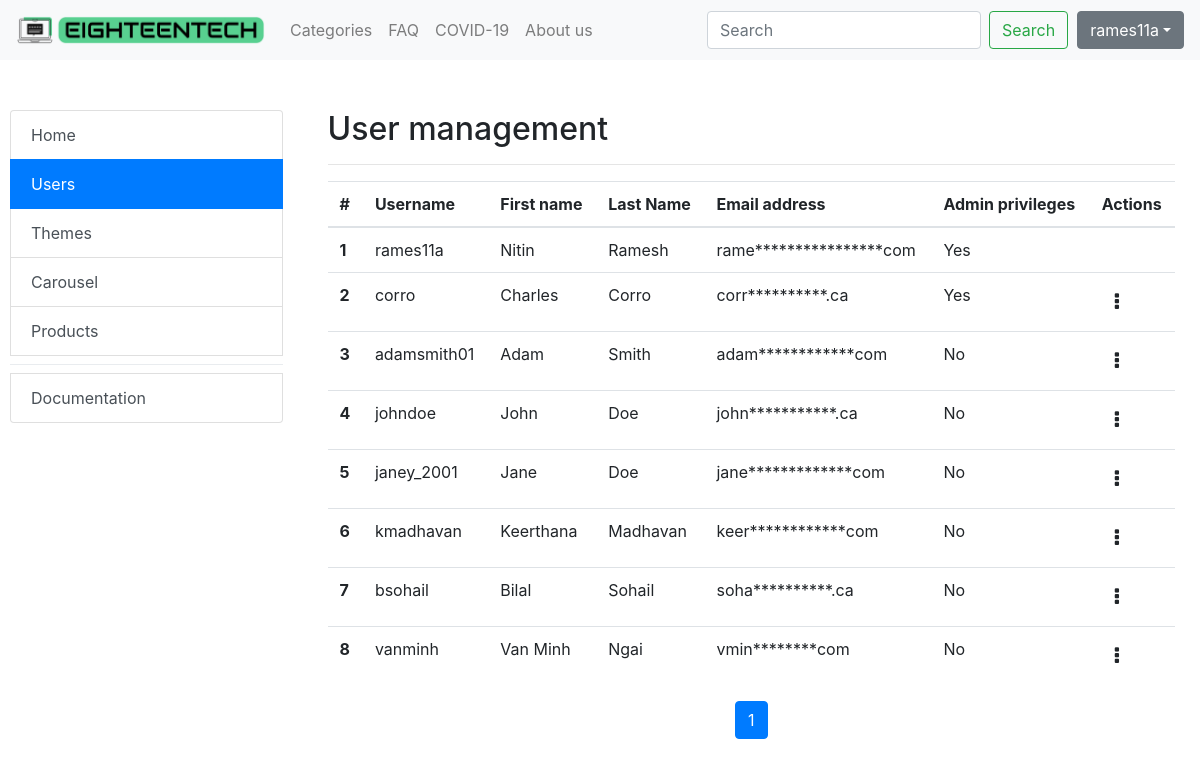
The page /admin.php?page=userman (signed in) on the database its author committed.
### tables this page shows
CREATE TABLE users (
    	 id INT NOT NULL PRIMARY KEY AUTO_INCREMENT,
    	 username VARCHAR(50) NOT NULL UNIQUE,
         emailaddress VARCHAR(50) NOT NULL,
	     first_name VARCHAR(50) NOT NULL,
	     last_name VARCHAR(50) NOT NULL,
    	 password VARCHAR(255) NOT NULL,
		 is_admin BOOLEAN NOT NULL,
    	 created_at DATETIME DEFAULT CURRENT_TIMESTAMP
);

### admin/adminUserManagement.php (the view, shortened to what this page needs)
<div class="container">
	<h2>User management</h2>
  <hr>
  <table class="table table-hover">
  <thead>
    <tr>
      <th scope="col">#</th>
      <th scope="col">Username</th>
      <th scope="col">First name</th>
      <th scope="col">Last Name</th>
      <th scope="col">Email address</th>
      <th scope="col">Admin privileges</th>
      <th scope="col">Actions</th>
    </tr>
  </thead>
  <tbody>
  <?php
  if($_GET['page']=='userman'){
  require_once "config.php";
	if (!isset ($_GET['view']) ) {
		$view = 1;
	} else {
		$view = $_GET['view'];
	}
	$curr_page=$_GET['view'];
  if($curr_page == null){
    $curr_page=1;
  }
	$results_per_page = 10;
	$page_first_result = ($view-1) * $results_per_page;
	$query = "SELECT id, username, emailaddress, first_name, last_name, is_admin FROM users";
	$result = mysqli_query($link, $query);
	$number_of_result = mysqli_num_rows($result);
	$number_of_page = ceil ($number_of_result / $results_per_page);
	$query = "SELECT id, username, emailaddress, first_name, last_name, is_admin FROM users LIMIT " . $page_first_result . ',' . $results_per_page;
	$result = mysqli_query($link, $query);
   while ($row = mysqli_fetch_array($result)) {
		 $count = strlen($row['emailaddress']) - 7;
		 $output = substr_replace($row['emailaddress'], str_repeat('*', $count), 4, $count);
       echo '<tr>
              <th scope="row">'.$row['id'].'</th>
              <td>'.$row['username'].'</td>
              <td>'.$row['first_name'].'</td>
              <td>'.$row['last_name'].'</td>
              <td>'.$output.'</td>';
              if($row['is_admin']==1){
                echo '<td>Yes</td>';
                if($row['username']!=$_SESSION["username"]){
                  echo '<td>
                        <div class="dropdown">
                          <button type="button" class="btn btn-default" id="dropdownMenuButton" data-toggle="dropdown" aria-haspopup="true" aria-expanded="false">
                              <i style="font-size:20px;" class="fa fa-ellipsis-v"></i>
                          </button>
                          <div class="dropdown-menu dropdown-menu-right" aria-labelledby="dropdownMenuButton">
                            <a class="dropdown-item" href="/changepermissions.php?userid='.$row['id'].'&action='.$row['is_admin'].'">Revoke admin privileges</a>
                            <a class="dropdown-item" href="/removeuser.php?userid='.$row['id'].'">Delete admin</a>
                          </div>
                        </div>
                        </td>';
                }
              }
              else{
                echo '<td>No</td>';
                echo '<td>
                      <div class="dropdown">
                        <button type="button" class="btn btn-default" id="dropdownMenuButton" data-toggle="dropdown" aria-haspopup="true" aria-expanded="false">
                            <i style="font-size:20px;" class="fa fa-ellipsis-v"></i>
                        </button>
                        <div class="dropdown-menu dropdown-menu-right" aria-labelledby="dropdownMenuButton">
                          <a class="dropdown-item" href="/changepermissions.php?userid='.$row['id'].'&action='.$row['is_admin'].'">Give admin privileges</a>
                          <a class="dropdown-item" href="/removeuser.php?userid='.$row['id'].'">Delete user</a>
                        </div>
                      </div>
                      </td>';
              }
      echo '</tr>';
   }
 }
?>
</tbody>
</table>
<?php
if($_GET['page']=='userman'){
echo '<div>
				<nav aria-label="Page navigation example">
					<ul class="pagination justify-content-center">';
for($page = 1; $page<= $number_of_page; $page++) {
	if($curr_page ==$page){
						 $isActive="active";
	}
	else{
		$isActive="";
	}
	echo '<li class="page-item '.$isActive.' "><a class="page-link" href = "admin.php?page=userman&view=' . $page . '">' . $page . ' </a></li>'; }
	echo '</ul>
		</nav>
	</div>';
}
?>
</div>

### css/default.css (style rules this page uses)
body { background: white; padding: 10px; }

### rows shown on the page
users: id "1", username "rames11a", first_name "Nitin", last_name "Ramesh", emailaddress "rame****************com", is_admin "Yes"
users: id "2", username "corro", first_name "Charles", last_name "Corro", emailaddress "corr**********.ca"
users: id "3", username "adamsmith01", first_name "Adam", last_name "Smith", emailaddress "adam************com"
users: id "4", username "johndoe", first_name "John", last_name "Doe", emailaddress "john***********.ca"
users: id "5", username "janey_2001", first_name "Jane", last_name "Doe", emailaddress "jane*************com"
users: id "6", username "kmadhavan", first_name "Keerthana", last_name "Madhavan", emailaddress "keer************com"
users: id "7", username "bsohail", first_name "Bilal", last_name "Sohail", emailaddress "soha**********.ca"
users: id "8", username "vanminh", first_name "Van Minh", last_name "Ngai", emailaddress "vmin********com"

### other values the page prints
$_SESSION["username"] "rames11a"
